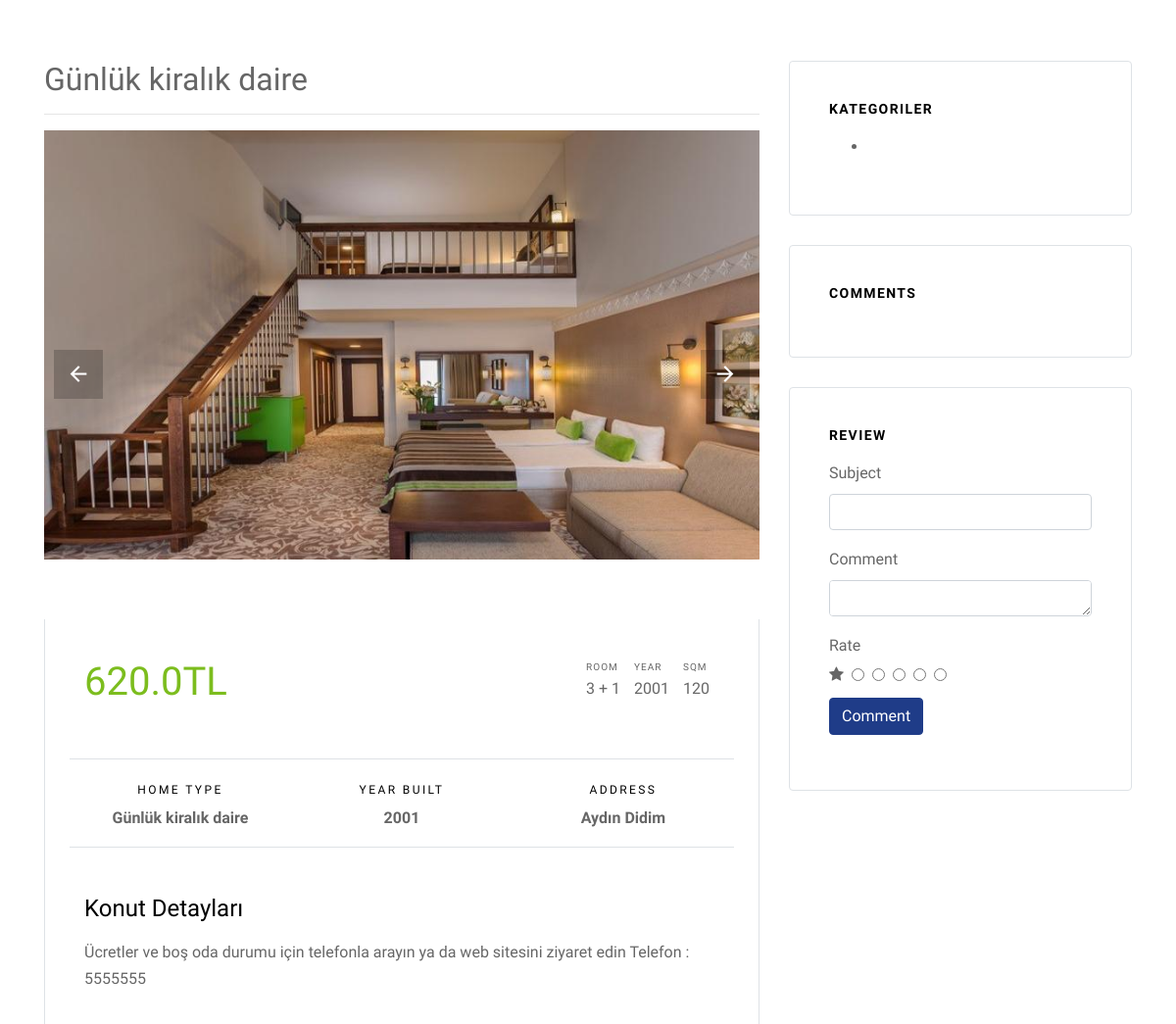
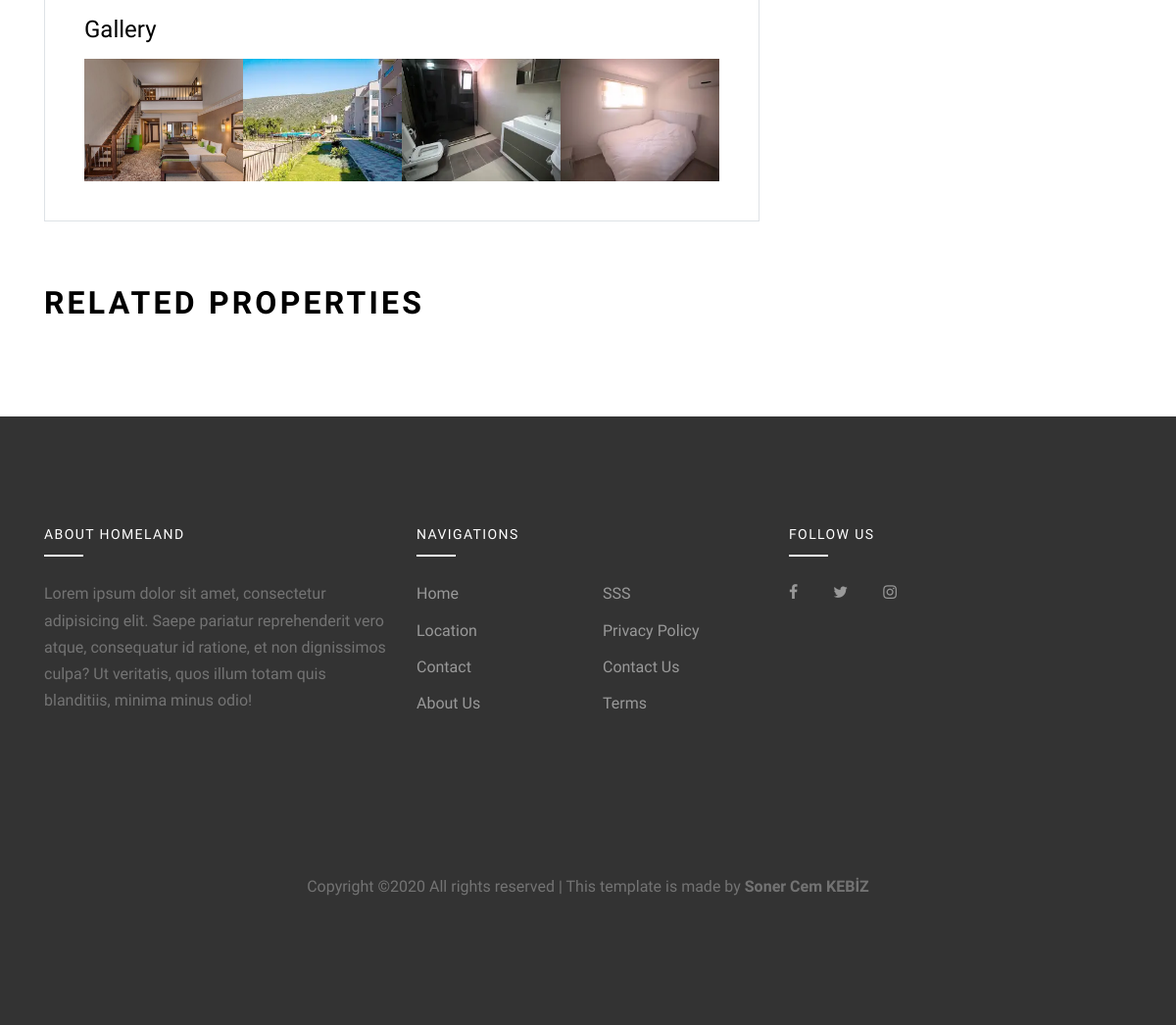
The page /property/8/Tropicana-Resort/ (lower part) on the database as committed earlier (2 pictures, top to bottom).
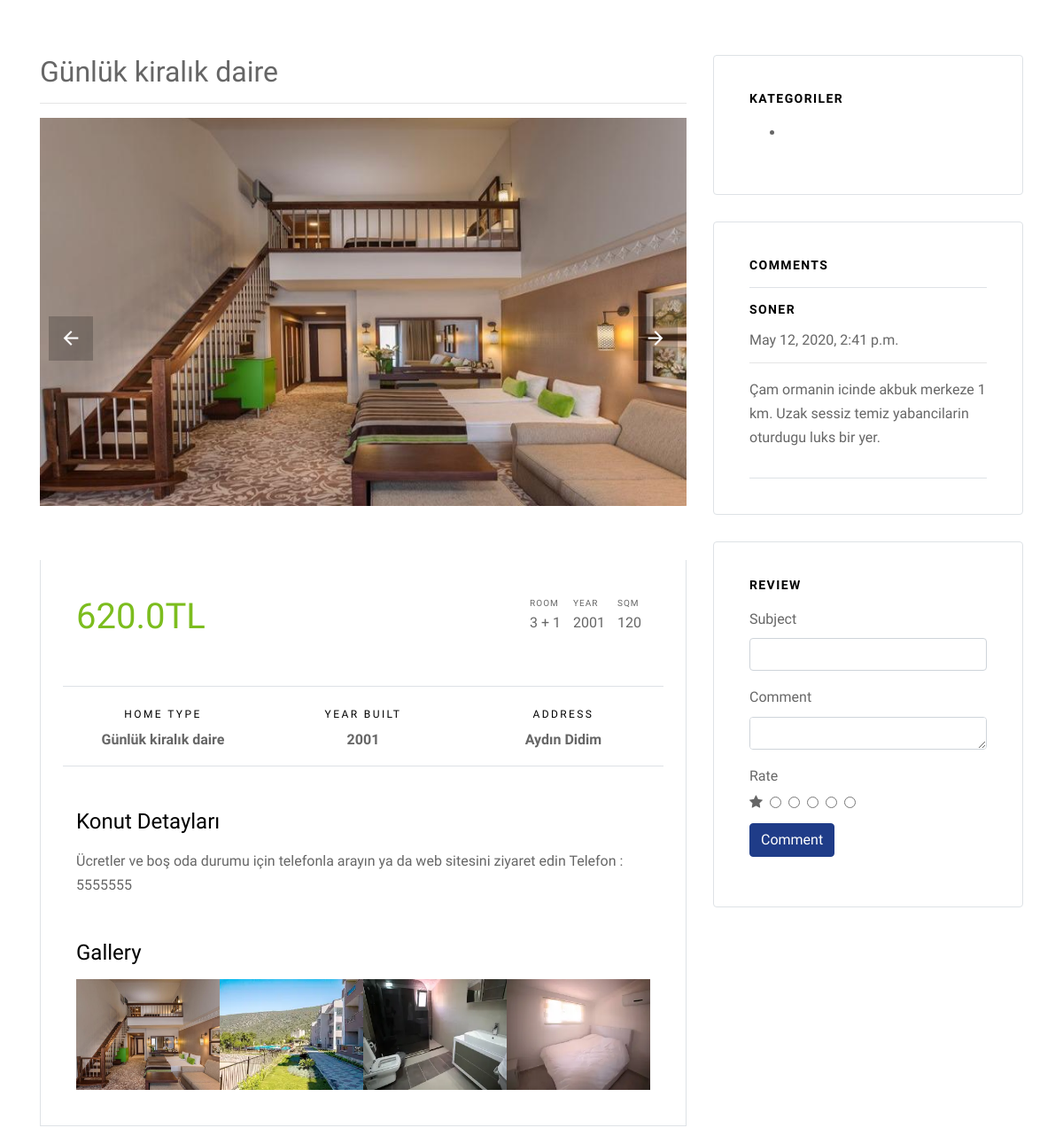
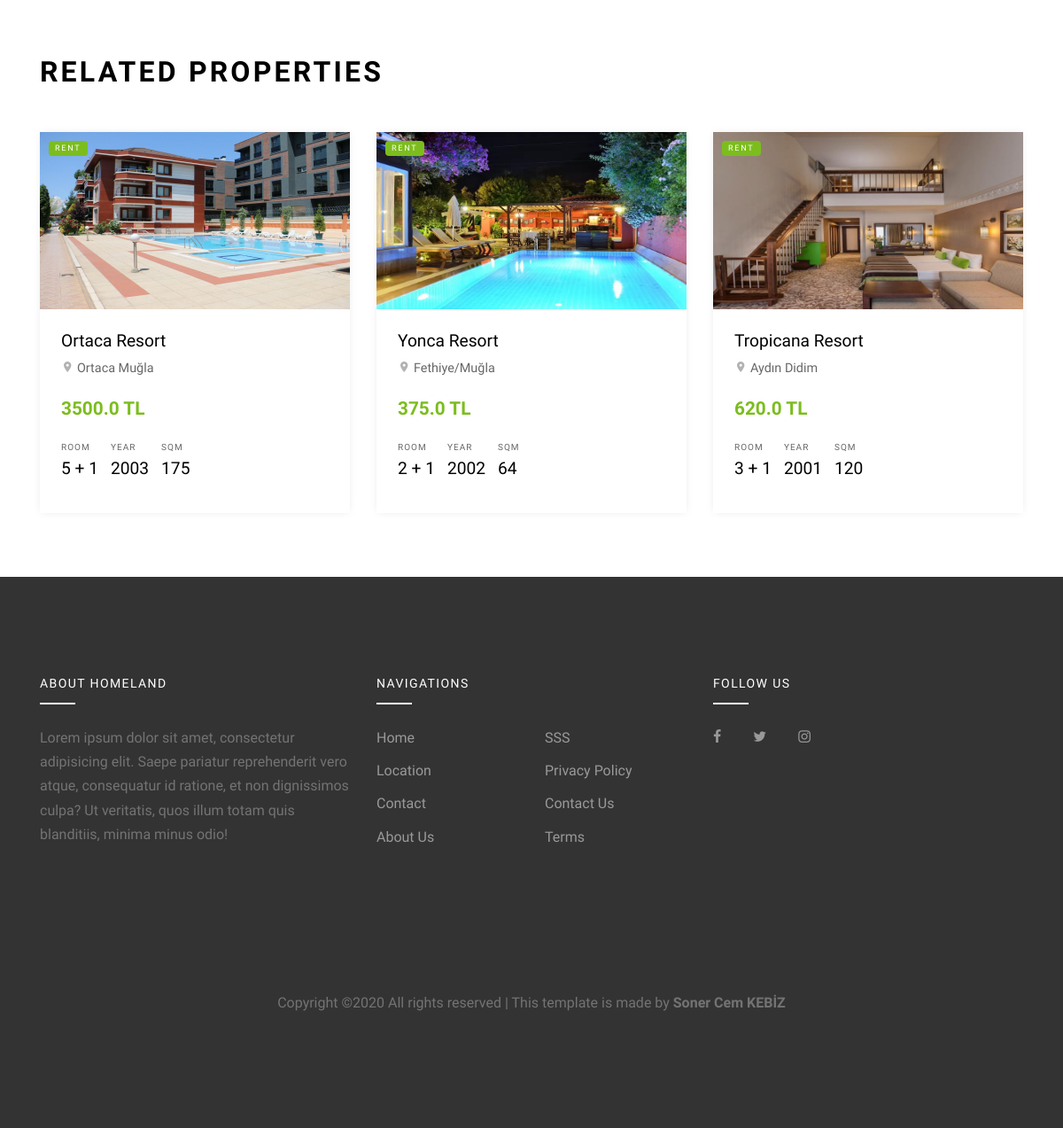
The same page on the database as committed later (2 pictures, top to bottom).
### property/models.py (models this page shows, shortened)
class Galeri(models.Model):
    property = models.ForeignKey(Properties, on_delete=models.CASCADE)
    title = models.CharField(max_length=50, blank=True)
    image = models.ImageField(blank=True, upload_to='images/')

class Properties(models.Model):
    STATUS = (
        ('New', 'New'),
        ('Confirmed', 'Confirmed'),
        ('Declined', 'Declined'),
    )
    user = models.ForeignKey(User, on_delete=models.CASCADE, null=True)
    category = models.ForeignKey(Category, on_delete=models.CASCADE, null=True)
    title = models.CharField(max_length=150)
    keywords = models.CharField(max_length=255)
    description = models.CharField(max_length=255)
    image = models.ImageField(blank=True, upload_to='images/')
    price = models.FloatField(blank=True,)
    address = models.CharField(max_length=255)
    room = models.IntegerField(blank=True,)
    year = models.IntegerField(blank=True, )
    sqm = models.IntegerField(blank=True,)
    detail = RichTextUploadingField()
    slug = models.SlugField(null=True, unique=True)
    status = models.CharField(max_length=10, choices=STATUS,default='New')
    create_at = models.DateTimeField(auto_now_add=True)
    update_at = models.DateTimeField(auto_now=True)

class PropetyComment(models.Model):
    STATUS = (
        ('New', 'New'),
        ('Approved', 'Approved'),
        ('Declined', 'Declined'),
    )
    property = models.ForeignKey(Properties, on_delete=models.CASCADE)
    user = models.ForeignKey(User, on_delete=models.CASCADE)
    subject = models.CharField(max_length=50, blank=True)
    comment = models.TextField(max_length=500, blank=True)
    rate = models.IntegerField(blank=True)
    status = models.CharField(max_length=10, choices=STATUS, default='New')
    ip = models.CharField(max_length=20, blank=True)
    create_at = models.DateTimeField(auto_now_add=True)
    update_at = models.DateTimeField(auto_now=True)

### home/views.py (the view)
# urls.py: path('property/<int:id>/<slug:slug>/', views.property_detail, name='property_detail'),
def property_detail(request,id,slug):
    setting = Setting.objects.get(pk=1)
    category = Category.objects.all()
    property = Properties.objects.get(pk=id)
    images = Galeri.objects.filter(property_id=id)
    newproperties = Properties.objects.filter(status='Confirmed', category=property.category).order_by('-id')[:3]
    comments = PropetyComment.objects.filter(property_id=id, status='Approved')
    context = {'category': category,
               'property': property,
               'images': images,
               'newproperties': newproperties,
               'comments': comments,
               'setting': setting,
               }
    return render(request, 'property_detail.html', context)

### home/templates/property_detail.html (shortened to what the changed rows need)
{% extends "homebase.html" %}
{% load static %}
{% block content %}
    <div class="site-section site-section-sm">
        <div class="container">
            <div class="row">
                <div class="col-lg-8">
                    <div>
                        <h2>{{ property.description }}</h2>
                        <hr>
                        <div class="slide-one-item home-slider owl-carousel">
                            <div><img src="{{ property.image.url }}" alt="Image" class="img-fluid"></div>
                        </div>
                    </div>
                    <div class="bg-white property-body border-bottom border-left border-right">
                        <div class="row mb-5">
                            <div class="col-md-6">
                                <strong class="text-success h1 mb-3">{{ property.price }}TL</strong>
                            </div>
                            <div class="col-md-6">
                                <ul class="property-specs-wrap mb-3 mb-lg-0  float-lg-right">
                                    <li>
                                        <span class="property-specs">Room</span>
                                        <span class="property-specs-number">{{ property.room }} + 1</span>
                                    </li>
                                    <li>
                                        <span class="property-specs">Year</span>
                                        <span class="property-specs-number">{{ property.year }}</span>
                                    </li>
                                    <li>
                                        <span class="property-specs">SQM</span>
                                        <span class="property-specs-number">{{ property.sqm }}</span>
                                    </li>
                                </ul>
                            </div>
                        </div>
                        <div class="row mb-5">
                            <div class="col-md-6 col-lg-4 text-center border-bottom border-top py-3">
                                <span class="d-inline-block text-black mb-0 caption-text">Home Type</span>
                                <strong class="d-block">{{ property.description}}</strong>
                            </div>
                            <div class="col-md-6 col-lg-4 text-center border-bottom border-top py-3">
                                <span class="d-inline-block text-black mb-0 caption-text">Year Built</span>
                                <strong class="d-block">{{ property.year }}</strong>
                            </div>
                            <div class="col-md-6 col-lg-4 text-center border-bottom border-top py-3">
                                <span class="d-inline-block text-black mb-0 caption-text">Address</span>
                                <strong class="d-block">{{ property.address }}</strong>
                            </div>
                        </div>
                        <h2 class="h4 text-black">Konut Detayları</h2>
                        <p>{{ property.detail|safe }}</p>
                        <div class="row no-gutters mt-5">
                            <div class="col-12">
                                <h2 class="h4 text-black mb-3">Gallery</h2>
                            </div>
                            <div class="col-sm-6 col-md-4 col-lg-3">
                                <a href="{{ property.image.url }}" class="image-popup gal-item"><img src="{{ property.image.url }}" alt="Image" class="img-fluid" style="height: 125px"></a>
                            </div>
                            {% for rs in images %}
                                <div class="col-sm-6 col-md-4 col-lg-3">
                                    <a href="{{ rs.image.url }}" class="image-popup gal-item"><img src="{{ rs.image.url }}" alt="Image" class="img-fluid" style="height: 125px"></a>
                                </div>
                            {% endfor %}
                        </div>
                    </div>
                </div>
                <div class="col-lg-4">
                        {% load mptt_tags %}
                    <div class="bg-white widget border rounded">
                        {% for rs in comments %}
                            <div class="border-bottom border-top py-3" >
                                <h3 class="h4 text-black widget-title mb-3">{{ rs.user.username}}</h3>
                                <h6>{{ rs.create_at }}</h6>
                                <hr>
                                <p>{{ rs.comment }}</p>
                            </div>
                        {% endfor %}
                    </div>
                </div>
            </div>
        </div>
    </div>
    <div class="container">
        <div class="row">
            <div class="col-12">
                <div class="site-section-title mb-5">
                    <h2>Related Properties</h2>
                </div>
            </div>
        </div>
        <div class="row mb-5">
            {% for rs in newproperties %}
                <div class="col-md-6 col-lg-4 mb-4">
                    <div class="property-entry h-100">
                        <a href="/property/{{ rs.id }}/{{ rs.slug }}" class="property-thumbnail">
                            <div class="offer-type-wrap">
                                <span class="offer-type bg-success">Rent</span>
                            </div>
                            <img src="{{ rs.image.url }}" alt="Image" class="img-fluid" style="height: 200px" width="350px">
                        </a>
                        <div class="p-4 property-body">
                            <h2 class="property-title"><a href="/product/{{ rs.id }}/{{ rs.slug }}">{{ rs.title }}</a></h2>
                            <span class="property-location d-block mb-3"><span class="property-icon icon-room"></span> {{ rs.address }}</span>
                            <strong class="property-price text-primary mb-3 d-block text-success">{{ rs.price }} TL</strong>
                            <ul class="property-specs-wrap mb-3 mb-lg-0">
                                <li>
                                    <span class="property-specs">Room</span>
                                    <span class="property-specs-number">{{ rs.room }} + 1</span>
                                </li>
                                <li>
                                    <span class="property-specs">Year</span>
                                    <span class="property-specs-number">{{ rs.year }}</span>
                                </li>
                                <li>
                                    <span class="property-specs">SQM</span>
                                    <span class="property-specs-number">{{ rs.sqm }}</span>
                                </li>
                            </ul>
                        </div>
                    </div>
                </div>
            {% endfor %}
        </div>
    </div>
{% endblock %}

Rows that differ between the two databases and show on the page:
now on one of the page's lists (row edited): Properties: title "Tropicana Resort", address "Aydın Didim", price "620.0", room "3", year "2001", sqm "120"
now on this page (row edited): PropetyComment: user.username "SONER", create_at "May 12, 2020, 2:41 p.m.", comment "Çam ormanin icinde akbuk merkeze 1 km. Uzak sessiz temiz yabancilarin oturdugu luks bir yer."
added Properties: image (picture), title "Ortaca Resort", address "Ortaca Muğla", price "3500.0", room "5", year "2003", sqm "175"
now on this page (row edited): Properties: image (picture), title "Yonca Resort", address "Fethiye/Muğla", price "375.0", room "2", year "2002", sqm "64"
